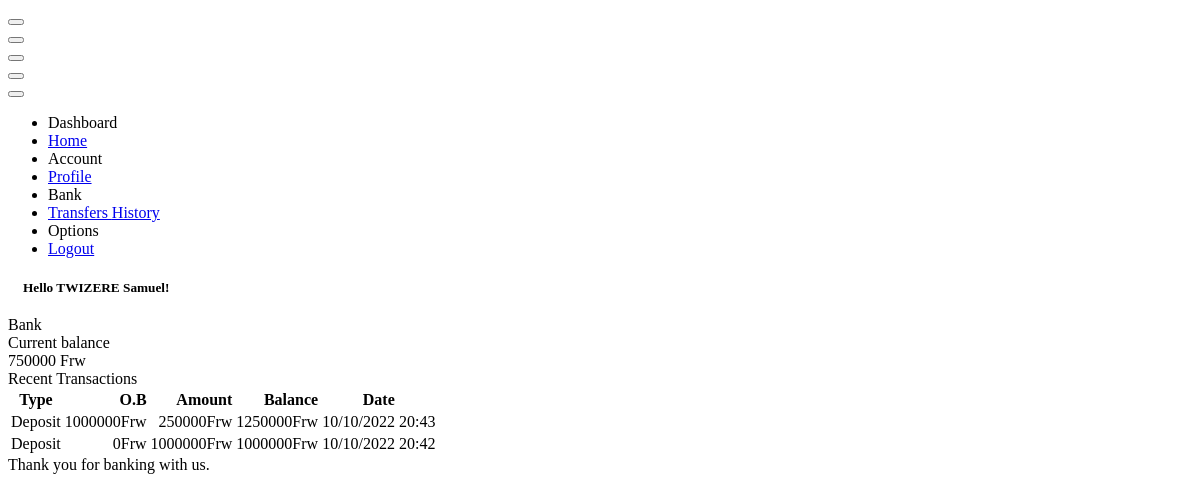
Screenshot of /member/ (signed in) with the database file from the repository.
### tables this page shows
CREATE TABLE `accounts` (
  `id` int(11) NOT NULL,
  `accountno` varchar(100) NOT NULL,
  `fullname` varchar(100) NOT NULL,
  `idcard` varchar(100) NOT NULL,
  `phone` varchar(100) NOT NULL,
  `mobilepin` varchar(100) NOT NULL,
  `balance` varchar(100) NOT NULL DEFAULT '0',
  `deleted` int(1) NOT NULL DEFAULT 0
);

CREATE TABLE `transactions` (
  `id` int(11) NOT NULL,
  `type` varchar(100) NOT NULL,
  `account` varchar(100) NOT NULL,
  `ob` varchar(100) NOT NULL,
  `amount` varchar(100) NOT NULL,
  `balance` varchar(100) NOT NULL,
  `trdate` varchar(100) NOT NULL,
  `trdatealt` varchar(100) NOT NULL,
  `deleted` int(1) NOT NULL DEFAULT 0
);

### member/index.php (the view, shortened to what this page needs)
<?php
if (!isset($_SESSION['gb_member'])) {
  echo"<script>window.location='../index';</script>";
}else{
    include('../connector.php');
    $accountNo = $_SESSION['gb_member'];
    $sql_u = mysqli_query($connect, "SELECT * FROM accounts WHERE accountno = '$accountNo'");
    $d_u = mysqli_fetch_array($sql_u);
}
?>
<!DOCTYPE html>
<html lang="en" >
<head>
  <link rel="stylesheet" href="./style.css">
</head>
<body>
<!doctype html>
<html lang="en">
<head>
<link href="https://demo.dashboardpack.com/architectui-html-free/main.css" rel="stylesheet"></head>
<body>
    <div class="app-container app-theme-white body-tabs-shadow fixed-sidebar fixed-header">
        <div class="app-header header-shadow">
            <div class="app-header__logo">
                <div class="header__pane ml-auto">
                    <div>
                        <button type="button" class="hamburger close-sidebar-btn hamburger--elastic" data-class="closed-sidebar">
                        </button>
                    </div>
                </div>
            </div>
            <div class="app-header__mobile-menu">
                <div>
                    <button type="button" class="hamburger hamburger--elastic mobile-toggle-nav">
                    </button>
                </div>
            </div>
        </div>
        <div class="app-main">
                <div class="app-sidebar sidebar-shadow">
                    <div class="app-header__logo">
                        <div class="header__pane ml-auto">
                            <div>
                                <button type="button" class="hamburger close-sidebar-btn hamburger--elastic" data-class="closed-sidebar">
                                </button>
                            </div>
                        </div>
                    </div>
                    <div class="app-header__mobile-menu">
                        <div>
                            <button type="button" class="hamburger hamburger--elastic mobile-toggle-nav">
                            </button>
                        </div>
                    </div>
                    <div class="app-header__menu">
                        <span>
                            <button type="button" class="btn-icon btn-icon-only btn btn-primary btn-sm mobile-toggle-header-nav">
                            </button>
                        </span>
                    </div>
                    <div class="scrollbar-sidebar">
                        <div class="app-sidebar__inner">
                            <ul class="vertical-nav-menu">
                                <li class="app-sidebar__heading">Dashboard</li>
                                <li>
                                    <a href="index" class="mm-active">
                                        Home
                                    </a>
                                </li>
                                <li class="app-sidebar__heading">Account</li>
                                <li>
                                    <a href="profile">
                                        Profile
                                    </a>
                                </li>
                                <li class="app-sidebar__heading">Bank</li>
                                <li>
                                    <a href="transfers">
                                        Transfers
                                    </a>
                                    <a href="bank">
                                        History
                                    </a>
                                </li>
                                <li class="app-sidebar__heading">Options</li>
                                <li>
                                    <a href="logout">
                                        Logout
                                    </a>
                                </li>
                            </ul>
                        </div>
                    </div>
                </div>
                <div class="app-main__outer">
                    <div class="app-main__inner">
                        <div class="row">
                            <?php echo"<h5 style='margin-left: 15px; margin-bottom: 20px;'>Hello ".$d_u['fullname']."!</h5>"; ?>
                            <div class="col-md-6 col-xl-4">
                                <div class="card mb-3 widget-content bg-grow-early">
                                    <div class="widget-content-wrapper text-white">
                                        <div class="widget-content-left">
                                            <div class="widget-heading">Bank</div>
                                            <div class="widget-subheading">Current balance</div>
                                        </div>
                                        <div class="widget-content-right">
                                            <div class="widget-numbers text-white"><span><?php echo $d_u['balance']; ?> Frw</span></div>
                                        </div>
                                    </div>
                                </div>
                            </div>
                        </div>
                        <div class="row">
                            <div class="col-md-12">
                                <div class="main-card mb-3 card">
                                    <div class="card-header">Recent Transactions</div>
                                    <div class="table-responsive">
                                        <table class="align-middle mb-0 table table-borderless table-striped table-hover">
                                            <thead>
                                            <tr>
                                                <th>Type</th>
                                                <th style='text-align: right;'>O.B</th>
                                                <th style='text-align: right;'>Amount</th>
                                                <th style='text-align: right;'>Balance</th>
                                                <th>Date</th>
                                            </tr>
                                            </thead>
                                            <tbody>
                                            <?php
                                                $sql_u = mysqli_query($connect, "SELECT * FROM transactions WHERE account = '$accountNo' ORDER BY id DESC LIMIT 5");
                                                while($d_u = mysqli_fetch_array($sql_u)){
                                                    if($d_u['type'] == 'in'){
                                                        $type = 'Deposit';
                                                    }elseif($d_u['type'] == 'out'){
                                                       $type = 'Withdraw';
                                                    }
                                                    echo"<tr>
                                                        <td>".$type."</td>
                                                        <td style='text-align: right;'>".$d_u['ob']."Frw</td>
                                                        <td style='text-align: right;'>".$d_u['amount']."Frw</td>
                                                        <td style='text-align: right;'>".$d_u['balance']."Frw</td>
                                                        <td>".date('d/m/Y H:i', $d_u['trdate'])."</td>
                                                    </tr>";
                                                }
                                            ?>
                                            </tbody>
                                        </table>
                                    </div>
                                    <div class="d-block text-center card-footer">
                                        Thank you for banking with us.
                                    </div>
                                </div>
                            </div>
                        </div>
                    </div>
                </div>
        </div>
    </div>
<script type="text/javascript" src="https://demo.dashboardpack.com/architectui-html-free/assets/scripts/main.js"></script></body>
</html>
</body>
</html>

### rows the page displays
accounts: fullname "TWIZERE Samuel", balance "750000"
transactions: type "Deposit", ob "1000000", amount "250000", balance "1250000", trdate "10/10/2022 20:43"
transactions: type "Deposit", ob "0", amount "1000000", balance "1000000", trdate "10/10/2022 20:42"
